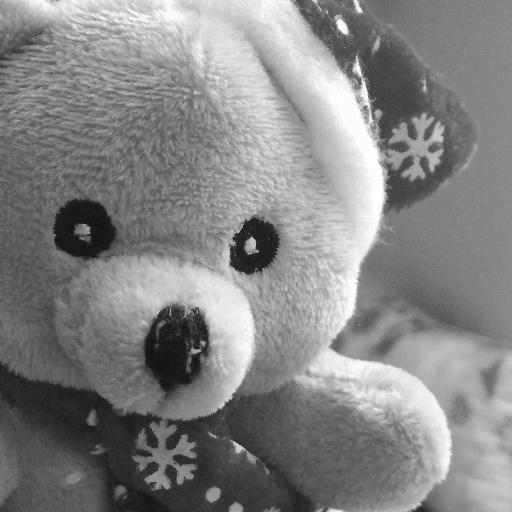
#> input picture dwt-simple/04/dataset/mis1.jpg, 512 x 512 px, found by its file name
$ python watermark.py   (Python 2 division)
#> lines starting #> are read from the running program, lines starting #| are printed output that depends on the picture; long printed decimals are rounded
import numpy as np
import pywt
import os
from PIL import Image

current_path = str(os.path.dirname(__file__))

image = 'mis1.jpg'
watermark = 'mis2.jpg'

def convert_image(image_name, size):
    img = Image.open('./pictures/' + image_name).resize((size, size))
    img = img.convert('L')
    img.save('./dataset/' + image_name)

    image_array = np.array(img)
    image_array = np.float32(image_array)
    image_array /= 255
    print image_array[0][0]               #qrcode white color = 1.0
    print image_array[10][10]             #qrcode black color = 0.0

    return image_array

def process_coefficients(imArray, model, level):
    coeffs=pywt.wavedec2(data = imArray, wavelet = model, level = level)
    # print coeffs[0].__len__()
    coeffs_H=list(coeffs)

    return coeffs_H


def embed_mod2(coeff_image, coeff_watermark, offset=0):
    for i in xrange(coeff_watermark.__len__()):
        for j in xrange(coeff_watermark[i].__len__()):
            coeff_image[i*2+offset][j*2+offset] = coeff_watermark[i][j]

    return coeff_image

def embed_mod4(coeff_image, coeff_watermark):
    for i in xrange(coeff_watermark.__len__()):
        for j in xrange(coeff_watermark[i].__len__()):
            coeff_image[i*4][j*4] = coeff_watermark[i][j]

    return coeff_image


def embed_watermark(coeffs_image, coeffs_watermark):
    embed_mod4(coeffs_image[2][2], coeffs_watermark[0])
    embed_mod4(coeffs_image[2][1], coeffs_watermark[1][0])
    embed_mod4(coeffs_image[2][0], coeffs_watermark[1][1])
    embed_mod2(coeffs_image[1][0], coeffs_watermark[1][2])

def get_embeded(coeff_watermarked, mod=4, size=64):
    watermark = [[1 for x in range(size)] for y in range(size)]
    print coeff_watermarked.__len__()
    for i in xrange(size):
        for j in xrange(size):
            watermark[i][j] = coeff_watermarked[i*mod][j*mod]

    return watermark

def get_watermark(coeffs_watermarked_image):
    watermark = []
    arr0 = get_embeded(coeffs_watermarked_image[2][2], mod=4, size=64)
    watermark.append(arr0)
    arr0 = get_embeded(coeffs_watermarked_image[2][1], mod=4, size=64)
    arr1 = get_embeded(coeffs_watermarked_image[2][0], mod=4, size=64)
    arr2 = get_embeded(coeffs_watermarked_image[1][0], mod=2, size=64)
    watermark.append((arr0, arr1, arr2))

    return watermark


def recover_watermark(model='haar'):
    img = Image.open('./result/image_with_watermark.jpg')
    img = img.convert('L')

    image_array = np.array(img)
    image_array = np.float32(image_array)
    image_array /= 255


    coeffs_watermarked_image = process_coefficients(image_array, model, level=2)
    coeffs_watermark = get_watermark(coeffs_watermarked_image)

    # watermark reconstruction
    watermark_array = pywt.waverec2(coeffs_watermark, model)
    watermark_array *= 255;
    watermark_array =  np.uint8(watermark_array)

#Save result
    img = Image.fromarray(watermark_array)
    img.save('./result/recovered_watermark.jpg')


def w2d(img):
    model = 'haar'
    image_array = convert_image(image, 512)
#> in convert_image, img is the input picture: PIL image 512x512 L; min 1, max 255, mean 132.4
#| 0.6353
#| 0.6078
    watermark_array = convert_image(watermark, 128)
#> call 2 of convert_image, with image_name = 'mis2.jpg', size = 128
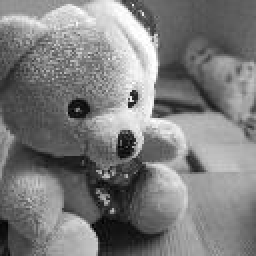
#> input picture dwt-simple/04/dataset/mis2.jpg, 128 x 128 px, found by its file name (shown 2 times larger)
#> in convert_image, img is the input picture: PIL image 128x128 L; min 0, max 255, mean 125.3
#| 0.549
#| 0.7843

    coeffs_image = process_coefficients(image_array, model, level=2)
#> in process_coefficients, `coeffs=pywt.wavedec2(data = imArray, wavelet = model, level = level)`: coeffs = 3 items
#> coeffs_image = 3 items
    coeffs_watermark = process_coefficients(watermark_array, model, level=1)
#> coeffs_watermark = 2 items

    embed_watermark(coeffs_image, coeffs_watermark)
#> the loop in embed_mod4, `for i in xrange(coeff_watermark.__len__()):` made 64 passes
#> after the loop in embed_mod4, `for i in xrange(coeff_watermark.__len__()):`:
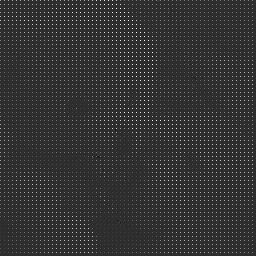
#> coeff_image: shape (256, 256) float32; min -0.437, max 1.99, mean 0.0614; drawn with min black and max white
#> the loop in embed_mod4 (call 2), `for i in xrange(coeff_watermark.__len__()):` made 64 passes
#> the loop in embed_mod4 (call 3), `for i in xrange(coeff_watermark.__len__()):` made 64 passes
#> after the loop in embed_mod4 (call 3), `for i in xrange(coeff_watermark.__len__()):`:
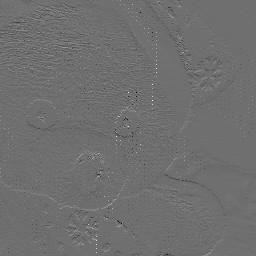
#> coeff_image: shape (256, 256) float32; min -0.527, max 0.682, mean 0.000687; drawn with min black and max white
#> the loop in embed_mod2, `for i in xrange(coeff_watermark.__len__()):` made 64 passes
#> after the loop in embed_mod2, `for i in xrange(coeff_watermark.__len__()):`:
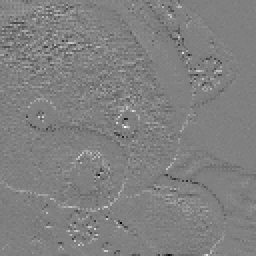
#> coeff_image: shape (128, 128) float32 (shown 2 times larger); min -0.736, max 0.728, mean 0.00221; drawn with min black and max white


# reconstruction
    image_array_H=pywt.waverec2(coeffs_image, model)
    image_array_H *= 255;
    image_array_H =  np.uint8(image_array_H)
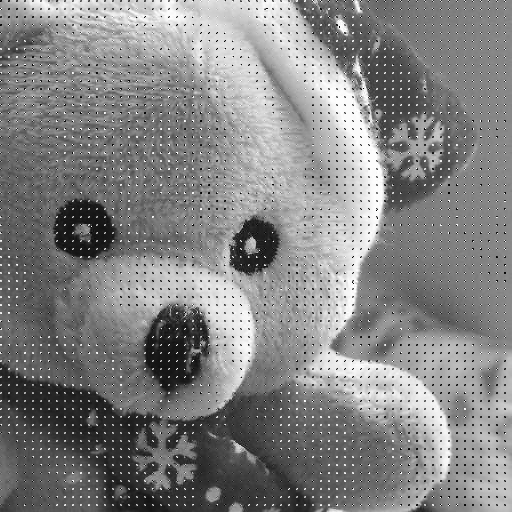
#> image_array_H: shape (512, 512); min 0, max 255, mean 131.3

#Save result
    img = Image.fromarray(image_array_H)
    img.save('./result/image_with_watermark.jpg')


# recover images
    recover_watermark(model=model)
#> in recover_watermark, `coeffs_watermarked_image = process_coefficients(image_array, model, le..`: coeffs_watermarked_image = 3 items
#| 256
#> after the loop in get_embeded, `for i in xrange(size):`: watermark = 64 items
#| 256
#| 256
#> call 4 of get_embeded, with mod = 2, size = 64
#| 128
#> in get_embeded (call 4), `print coeff_watermarked.__len__()`:
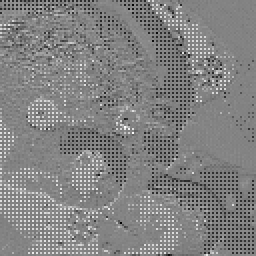
#> coeff_watermarked: shape (128, 128) float32 (shown 2 times larger); min -0.761, max 0.717, mean -0.0033; drawn with min black and max white
#> in recover_watermark, `coeffs_watermark = get_watermark(coeffs_watermarked_image)`: coeffs_watermark = 2 items
#> in recover_watermark, `watermark_array =  np.uint8(watermark_array)`:
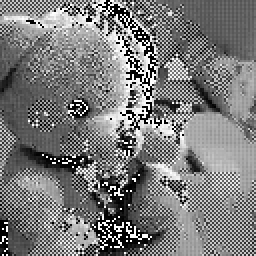
#> watermark_array: shape (128, 128) (shown 2 times larger); min 0, max 255, mean 122.7


w2d("test")
